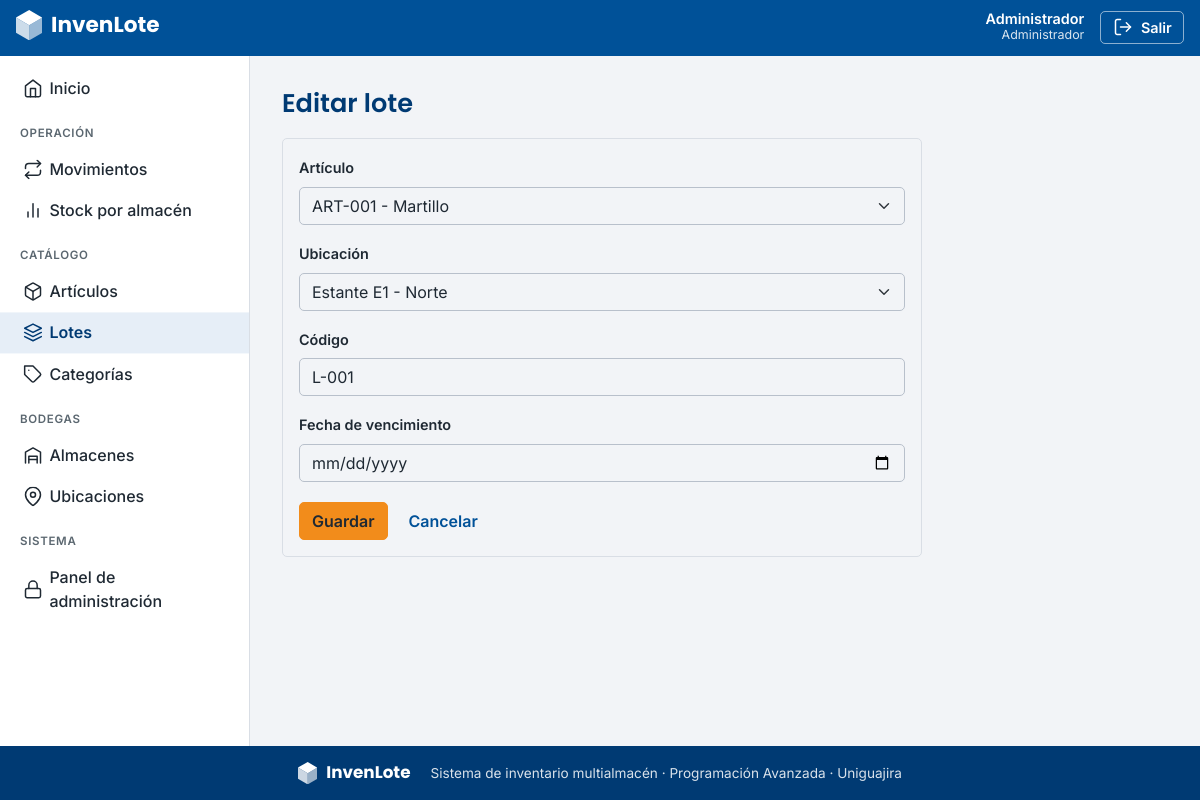
Screenshot of /lotes/1/editar/ (signed in) with the database file from the repository.
### apps/usuarios/models.py (models this page shows, shortened)
class Usuario(AbstractUser):
    class Rol(models.TextChoices):
        ADMIN = "ADMIN", "Administrador"
        JEFE = "JEFE", "Jefe de bodega"
        BODEGUERO = "BODEGUERO", "Bodeguero"
    pk_usu_id = models.BigAutoField(primary_key=True)
    usu_rol = models.CharField("rol", max_length=10, choices=Rol.choices, default=Rol.BODEGUERO)
    class Meta:
        db_table = "tbl_usuario"
        verbose_name = "usuario"
        verbose_name_plural = "usuarios"

### apps/lotes/models.py (models this page shows, shortened)
class Lote(models.Model):
    pk_lot_id = models.BigAutoField(primary_key=True)
    fk_art = models.ForeignKey(
        "articulos.Articulo", on_delete=models.CASCADE, related_name="lotes", verbose_name="artículo"
    )
    fk_ubi = models.ForeignKey(
        "ubicaciones.Ubicacion", on_delete=models.PROTECT, related_name="lotes", verbose_name="ubicación"
    )
    lot_codigo = models.CharField("código", max_length=30)
    lot_fecha_vencimiento = models.DateField("fecha de vencimiento", null=True, blank=True)
    class Meta:
        db_table = "tbl_lote"
        verbose_name = "lote"
        verbose_name_plural = "lotes"

### apps/lotes/views.py (the view)
# urls.py: path("<int:pk>/editar/", views.LoteEditar.as_view(), name="editar"),
class LoteEditar(PermissionRequiredMixin, SuccessMessageMixin, UpdateView):
    model = Lote
    form_class = LoteForm
    permission_required = "lotes.change_lote"
    success_url = reverse_lazy("lotes:lista")
    success_message = "Cambios guardados."

### apps/lotes/forms.py
class LoteForm(BootstrapFormMixin, forms.ModelForm):
    class Meta:
        model = Lote
        fields = ('fk_art', 'fk_ubi', 'lot_codigo', 'lot_fecha_vencimiento',)
        widgets = {'lot_fecha_vencimiento': forms.DateInput(attrs={'type': 'date'}, format='%Y-%m-%d')}

### apps/almacenes/models.py (called while the page is built)
    def __str__(self):
        return self.alm_nombre

### apps/articulos/models.py (called while the page is built)
    def __str__(self):
        return f"{self.art_codigo} - {self.art_nombre}"

### apps/ubicaciones/models.py (called while the page is built)
    def __str__(self):
        return f"Estante {self.ubi_estante} - {self.fk_alm}"

### config/context.py (called while the page is built)
def rol_usuario(request):
    usuario = request.user
    if not usuario.is_authenticated:
        return {}
    return {"rol": usuario.get_usu_rol_display()}

### config/forms.py (called while the page is built)
    def full_clean(self):
        super().full_clean()
        for nombre in (self._errors or {}):
            if nombre in self.fields:
                widget = self.fields[nombre].widget
                widget.attrs["class"] = f"{widget.attrs.get('class', '')} is-invalid".strip()

### templates/lotes/lote_form.html (shortened to what this page needs)
{% extends "crud/formulario.html" %}
{% block titulo_pagina %}{% if object %}Editar lote{% else %}Nuevo lote{% endif %}{% endblock %}
{% block cancelar %}{% url 'lotes:lista' %}{% endblock %}

### templates/includes/navbar.html (shortened to what this page needs)
<header class="barra-superior">
  <div class="barra-interna">
    <a class="marca" href="{% url 'inicio' %}" aria-label="InvenLote, ir al inicio">
      {% include "includes/logo.html" with blanco=True %}
    </a>
    {% if user.is_authenticated %}
    <div class="usuario">
      <div class="usuario-datos d-none d-sm-block">
        <div class="usuario-nombre">{{ user.get_full_name|default:user.username }}</div>
        <div class="usuario-rol">{{ rol }}</div>
      </div>
      <form method="post" action="{% url 'logout' %}">
        <button type="submit" class="btn-salir">{% include "includes/icono.html" with nombre="salir" %}<span>Salir</span></button>
      </form>
    </div>
    {% endif %}
  </div>
</header>

### templates/includes/formulario.html (shortened to what this page needs)
{% for campo in form.visible_fields %}
<div class="mb-3">
  <label for="{{ campo.id_for_label }}" class="form-label">{{ campo.label }}</label>
  {{ campo }}
</div>
{% endfor %}

### static/invenlote/app.css (style rules this page uses)
:root { --il-azul: #005198; --il-azul-oscuro: #003A73; --il-naranja: #F28C1B; --il-gris: #F2F4F7; --il-texto: #1F2933; --il-suave: #5B6770; --il-borde: #D9DEE5; --il-rojo: #B3261E; --il-verde: #1E7B3A; --bs-primary: var(--il-azul); --bs-primary-rgb: 0, 81, 152; --bs-link-color: var(--il-azul); --bs-link-color-rgb: 0, 81, 152; --bs-link-hover-color: var(--il-azul-oscuro); --bs-body-color: var(--il-texto); --bs-body-bg: var(--il-gris); --bs-body-font-family: 'Inter', system-ui, -apple-system, 'Segoe UI', sans-serif; --bs-border-color: var(--il-borde); --bs-border-radius: 5px; --bs-border-radius-sm: 5px; --bs-border-radius-lg: 5px; }
body { background: var(--il-gris); color: var(--il-texto); display: flex; flex-direction: column; min-height: 100vh; }
a { text-decoration: none; }
.barra-superior { background: var(--il-azul); color: #fff; position: sticky; top: 0; z-index: 1030; }
.barra-interna { display: flex; align-items: center; gap: .75rem; padding: .6rem 1rem; max-width: 1500px; margin: 0 auto; }
.marca { color: #fff; margin-right: auto; }
.usuario { display: flex; align-items: center; gap: 1rem; }
.usuario-nombre { font-weight: 600; font-size: .9rem; line-height: 1.1; text-align: right; }
.usuario-rol { font-size: .78rem; opacity: .85; text-align: right; }
.btn-salir { background: transparent; color: #fff; border: 1px solid rgba(255,255,255,.55); border-radius: 5px; padding: .3rem .7rem; font-weight: 600; font-size: .9rem; }
.form-label { font-weight: 600; font-size: .9rem; }
.form-control, .form-select { border-radius: 5px; border-color: #B8C0CB; }

### rows the page displays
Usuario: get_full_name "Administrador", first_name "Administrador"
Lote: visible_fields "ART-001 - Martillo" "Estante E1 - Norte" "L-001"

### other values shown
{{ campo.label }} "Artículo" "Ubicación" "Código" "Fecha de vencimiento"
